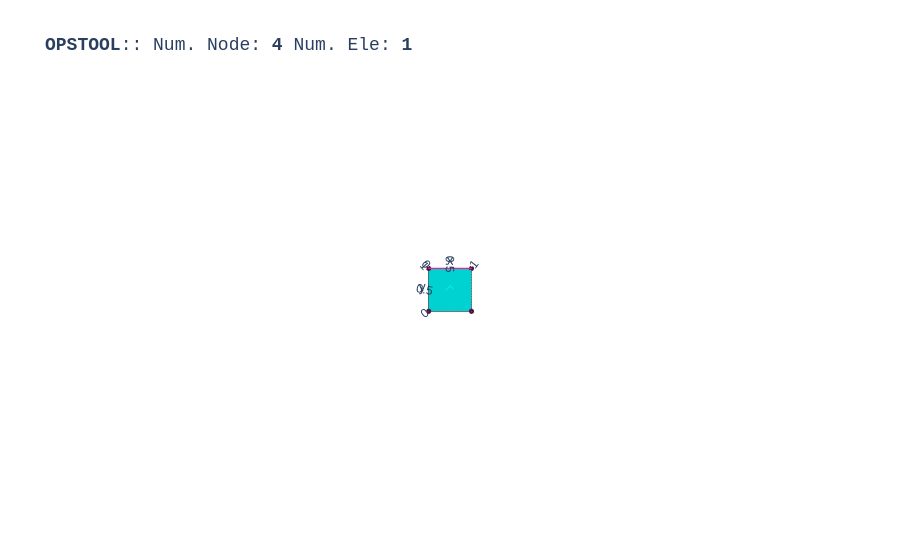

Notebook cell for this chart:
### Code cell
opst.vis.plotly.plot_model(show_node_numbering=False, show_ele_numbering=False, show_nodal_loads = False)

### Figure 1 — Plotly figure (JSON) as saved in the notebook; plotly's stock layout.template omitted (floating-point values rounded to 4 significant figures)
{"data": [{"color": "#00FFFF", "hoverinfo": "skip", "i": [0, 0], "j": [1, 2], "k": [2, 3], "name": "SSPquadUP", "opacity": 1, "type": "mesh3d", "x": [0.0, 1.0, 1.0, 0.0], "y": [0.0, 0.0, 1.0, 1.0], "z": [0.0, 0.0, 0.0, 0.0]}, {"connectgaps": false, "hoverinfo": "skip", "line": {"color": "black", "width": 1}, "mode": "lines", "name": "Edge", "type": "scatter3d", "x": [0.0, 1.0, 1.0, 0.0, 0.0, NaN], "y": [0.0, 0.0, 1.0, 1.0, 0.0, NaN], "z": [0.0, 0.0, 0.0, 0.0, 0.0, NaN]}, {"customdata": ["eleTag: 1<br>connectedNodes:<br> [1 2 3 4]"], "hovertemplate": "%{customdata}", "marker": {"color": "#00FFFF", "size": 3, "symbol": "diamond-open"}, "mode": "markers", "name": "SSPquadUP", "type": "scatter3d", "x": [0.5], "y": [0.5], "z": [0.0]}, {"customdata": ["1", "2", "3", "4"], "hovertemplate": "x: %{x}<br>y: %{y}<br>z: %{z} <br>nodeTag: %{customdata}", "marker": {"color": "#580f41", "size": 3, "symbol": "circle"}, "mode": "markers", "name": "Nodes", "type": "scatter3d", "x": [0.0, 1.0, 1.0, 0.0], "y": [0.0, 0.0, 1.0, 1.0], "z": [0.0, 0.0, 0.0, 0.0]}, {"connectgaps": false, "hoverinfo": "skip", "line": {"color": "#15b01a", "width": 1}, "mode": "lines", "name": "BC", "type": "scatter3d", "x": [-0.005, 0.005, 0.0, -0.005, NaN, 0.995, 1.005, 1.0, 0.995, NaN, 1.005, 1.005, 1.004, 1.003, 1.002, 1.0, 0.9985, 0.9971, 0.996, 0.9952, 0.995, 0.9952, 0.996, 0.9971, 0.9985, 1.0, 1.002, 1.003, 1.004, 1.005, 1.005, NaN, 0.005, 0.004755, 0.004045, 0.002939, 0.001545, 3.062e-19, -0.001545, -0.002939, -0.004045, -0.004755, -0.005, -0.004755, -0.004045, -0.002939, -0.001545, -9.185e-19, 0.001545, 0.002939, 0.004045, 0.004755, 0.005, NaN], "y": [-0.01, -0.01, 0.0, -0.01, NaN, -0.01, -0.01, 0.0, -0.01, NaN, 0.995, 0.9965, 0.9979, 0.999, 0.9998, 1.0, 0.9998, 0.999, 0.9979, 0.9965, 0.995, 0.9935, 0.9921, 0.991, 0.9902, 0.99, 0.9902, 0.991, 0.9921, 0.9935, 0.995, NaN, 0.995, 0.9965, 0.9979, 0.999, 0.9998, 1.0, 0.9998, 0.999, 0.9979, 0.9965, 0.995, 0.9935, 0.9921, 0.991, 0.9902, 0.99, 0.9902, 0.991, 0.9921, 0.9935, 0.995, NaN], "z": [0.0, 0.0, 0.0, 0.0, NaN, 0.0, 0.0, 0.0, 0.0, NaN, 0.0, 0.0, 0.0, 0.0, 0.0, 0.0, 0.0, 0.0, 0.0, 0.0, 0.0, 0.0, 0.0, 0.0, 0.0, 0.0, 0.0, 0.0, 0.0, 0.0, 0.0, NaN, 0.0, 0.0, 0.0, 0.0, 0.0, 0.0, 0.0, 0.0, 0.0, 0.0, 0.0, 0.0, 0.0, 0.0, 0.0, 0.0, 0.0, 0.0, 0.0, 0.0, 0.0, NaN]}, {"connectgaps": false, "hoverinfo": "skip", "line": {"color": "#FF1493", "width": 2.5}, "mode": "lines", "name": "mp constraint", "type": "scatter3d", "x": [1.0, 0.0, NaN], "y": [1.0, 1.0, NaN], "z": [0.0, 0.0, NaN]}], "layout": {"autosize": true, "font": {"family": "Arial, sans-serif"}, "scene": {"aspectmode": "data", "camera": {"eye": {"x": 0, "y": -0.1, "z": 10}}, "dragmode": "pan", "xaxis": {"showbackground": false}, "yaxis": {"showbackground": false}, "zaxis": {"showbackground": true, "showgrid": true, "showticklabels": false, "ticks": "", "title": {"text": ""}, "visible": true}}, "showlegend": false, "title": {"font": {"family": "courier", "size": 18}, "text": "<b>OPSTOOL</b>:: Num. Node: <b>4</b> Num. Ele: <b>1</b>"}}}
